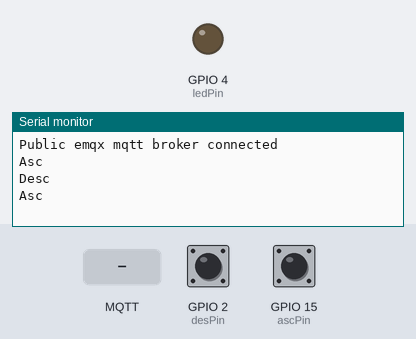
The sketch below on a simulated ESP32. Parts: output pins drawn as LEDs (lit = HIGH), the last lines printed to the serial monitor. The test bench sets the inputs (shaded band); at power-on: GPIO 2 (desPin) HIGH, GPIO 15 (ascPin) HIGH. WiFi joins after 1.5 s; servers stay silent unless stated; no MQTT or app messages arrive unless stated.

Above: at 2.7 s.
2.8 s: MQTT message "esp32" arrives on the first subscribed topic
At 3.57 s:
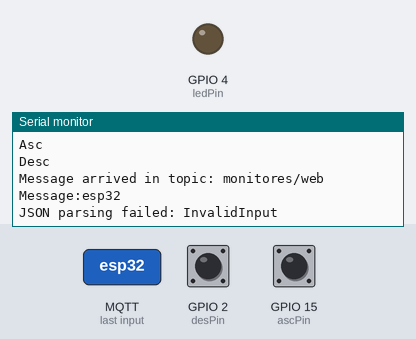
4.8 s: MQTT message "led" arrives on the first subscribed topic
At 5.38 s:
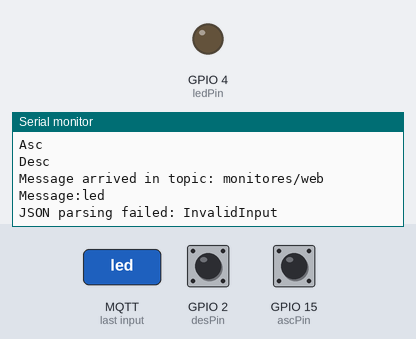
6.6 s: MQTT message "1" arrives on the first subscribed topic
At 7.18 s:
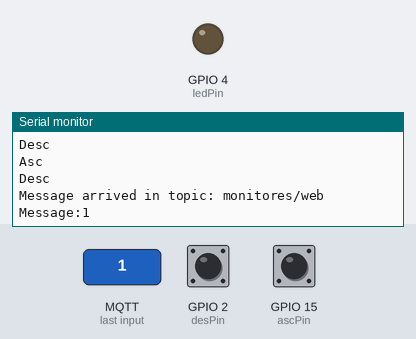

The sketch:

mqtt_test__1_.ino
```cpp
#include <WiFi.h>
#include <PubSubClient.h>
#include <WiFiClientSecure.h>
#include <ArduinoJson.h>
#include <DHT.h>

#define DHTPIN 18
#define DHTTYPE DHT11

DHT dht(DHTPIN, DHTTYPE);

#define ledPin 4
#define ascPin 15
#define desPin 2

int contador = 0;

// WiFi
const char *ssid = "W_Aula_WB11";
const char *password = "itcolima6";

// MQTT Broker
const char *mqtt_broker = "ue91a21d.ala.us-east-1.emqxsl.com"; // broker address
const char *topic = "monitores/web";                           // define topic
const char *mqtt_username = "mqtt";                            // username for authentication
const char *mqtt_password = "password";                        // password for authentication
const int mqtt_port = 8883;                                    // port of MQTT over TLS/SSL

// load DigiCert Global Root CA ca_cert
const char *ca_cert =
    "-----BEGIN CERTIFICATE-----\n"
    "MIIEqjCCA5KgAwIBAgIQAnmsRYvBskWr+YBTzSybsTANBgkqhkiG9w0BAQsFADBh\n"
    "MQswCQYDVQQGEwJVUzEVMBMGA1UEChMMRGlnaUNlcnQgSW5jMRkwFwYDVQQLExB3\n"
    "d3cuZGlnaWNlcnQuY29tMSAwHgYDVQQDExdEaWdpQ2VydCBHbG9iYWwgUm9vdCBD\n"
    "QTAeFw0xNzExMjcxMjQ2MTBaFw0yNzExMjcxMjQ2MTBaMG4xCzAJBgNVBAYTAlVT\n"
    "MRUwEwYDVQQKEwxEaWdpQ2VydCBJbmMxGTAXBgNVBAsTEHd3dy5kaWdpY2VydC5j\n"
    "b20xLTArBgNVBAMTJEVuY3J5cHRpb24gRXZlcnl3aGVyZSBEViBUTFMgQ0EgLSBH\n"
    "MTCCASIwDQYJKoZIhvcNAQEBBQADggEPADCCAQoCggEBALPeP6wkab41dyQh6mKc\n"
    "oHqt3jRIxW5MDvf9QyiOR7VfFwK656es0UFiIb74N9pRntzF1UgYzDGu3ppZVMdo\n"
    "lbxhm6dWS9OK/lFehKNT0OYI9aqk6F+U7cA6jxSC+iDBPXwdF4rs3KRyp3aQn6pj\n"
    "pp1yr7IB6Y4zv72Ee/PlZ/6rK6InC6WpK0nPVOYR7n9iDuPe1E4IxUMBH/T33+3h\n"
    "yuH3dvfgiWUOUkjdpMbyxX+XNle5uEIiyBsi4IvbcTCh8ruifCIi5mDXkZrnMT8n\n"
    "wfYCV6v6kDdXkbgGRLKsR4pucbJtbKqIkUGxuZI2t7pfewKRc5nWecvDBZf3+p1M\n"
    "pA8CAwEAAaOCAU8wggFLMB0GA1UdDgQWBBRVdE+yck/1YLpQ0dfmUVyaAYca1zAf\n"
    "BgNVHSMEGDAWgBQD3lA1VtFMu2bwo+IbG8OXsj3RVTAOBgNVHQ8BAf8EBAMCAYYw\n"
    "HQYDVR0lBBYwFAYIKwYBBQUHAwEGCCsGAQUFBwMCMBIGA1UdEwEB/wQIMAYBAf8C\n"
    "AQAwNAYIKwYBBQUHAQEEKDAmMCQGCCsGAQUFBzABhhhodHRwOi8vb2NzcC5kaWdp\n"
    "Y2VydC5jb20wQgYDVR0fBDswOTA3oDWgM4YxaHR0cDovL2NybDMuZGlnaWNlcnQu\n"
    "Y29tL0RpZ2lDZXJ0R2xvYmFsUm9vdENBLmNybDBMBgNVHSAERTBDMDcGCWCGSAGG\n"
    "/WwBAjAqMCgGCCsGAQUFBwIBFhxodHRwczovL3d3dy5kaWdpY2VydC5jb20vQ1BT\n"
    "MAgGBmeBDAECATANBgkqhkiG9w0BAQsFAAOCAQEAK3Gp6/aGq7aBZsxf/oQ+TD/B\n"
    "SwW3AU4ETK+GQf2kFzYZkby5SFrHdPomunx2HBzViUchGoofGgg7gHW0W3MlQAXW\n"
    "M0r5LUvStcr82QDWYNPaUy4taCQmyaJ+VB+6wxHstSigOlSNF2a6vg4rgexixeiV\n"
    "4YSB03Yqp2t3TeZHM9ESfkus74nQyW7pRGezj+TC44xCagCQQOzzNmzEAP2SnCrJ\n"
    "sNE2DpRVMnL8J6xBRdjmOsC3N6cQuKuRXbzByVBjCqAA8t1L0I+9wXJerLPyErjy\n"
    "rMKWaBFLmfK/AHNF4ZihwPGOc7w6UHczBZXH5RFzJNnww+WnKuTPI0HfnVH8lg==\n"
    "-----END CERTIFICATE-----\n";

// init secure wifi client
WiFiClientSecure espClient;
// use wifi client to init mqtt client
PubSubClient client(espClient);

void setup()
{
  // Set software serial baud to 115200;
  Serial.begin(115200);

  dht.begin();

  // connecting to a WiFi network
  WiFi.begin(ssid, password);
  while (WiFi.status() != WL_CONNECTED)
  {
    delay(500);
    Serial.println("Connecting to WiFi..");
  }
  Serial.println("Connected to the WiFi network");

  // set root ca cert
  espClient.setCACert(ca_cert);
  // connecting to a mqtt broker
  client.setServer(mqtt_broker, mqtt_port);
  client.setCallback(callback);

  while (!client.connected())
  {
    String client_id = "esp32-client-";
    client_id += String(WiFi.macAddress());
    Serial.printf("The client %s connects to the public mqtt broker\n", client_id.c_str());
    if (client.connect(client_id.c_str(), mqtt_username, mqtt_password))
    {
      Serial.println("Public emqx mqtt broker connected");
    }
    else
    {
      Serial.print("Failed to connect to MQTT broker, rc=");
      Serial.print(client.state());
      Serial.println("Retrying in 5 seconds.");
      delay(5000);
    }
  }
  // publish and subscribe
  client.publish(topic, "Hi EMQX I'm ESP32 ^^"); // publish to the topic
  client.subscribe(topic);                       // subscribe from the topic

  pinMode(ledPin, OUTPUT);
  pinMode(ascPin, INPUT_PULLUP);
  pinMode(desPin, INPUT_PULLUP);
}

void callback(char *topic, byte *payload, unsigned int length)
{
  Serial.print("Message arrived in topic: ");
  Serial.println(topic);
  Serial.print("Message:");
  for (int i = 0; i < length; i++)
  {
    Serial.print((char)payload[i]);
  }
  Serial.println();

  // Create a dynamic JSON document based on the payload size
  DynamicJsonDocument jsonDocument(1024);

  // Parse the JSON payload
  DeserializationError error = deserializeJson(jsonDocument, payload, length);

  if (error)
  {
    Serial.print("JSON parsing failed: ");
    Serial.println(error.c_str());
    return;
  }

  // Check if the "led" key is present in the JSON
  if (jsonDocument["to"] == "esp32" && jsonDocument["action"] == "led")
  {
    int ledValue = jsonDocument["data"]["state"].as<int>();

    // Do something with the "led" value, e.g., turn on or off an LED
    if (ledValue == 1)
    {
      // Turn on the LED
      digitalWrite(ledPin, HIGH);
      Serial.println("LED is ON");
    }
    else if (ledValue == 0)
    {
      // Turn off the LED
      digitalWrite(ledPin, LOW);
      Serial.println("LED is OFF");
    }
    else
    {
      Serial.println("Invalid 'led' value. Expected 0 or 1.");
    }
  }

}

void reconnect()
{
  while (!client.connected())
  {
    Serial.println("Reconnecting to MQTT broker...");
    String client_id = "esp8266-client-";
    client_id += String(WiFi.macAddress());
    if (client.connect(client_id.c_str(), mqtt_username, mqtt_password))
    {
      Serial.println("Reconnected to MQTT broker.");
      client.subscribe(topic);
    }
    else
    {
      Serial.print("Failed to reconnect to MQTT broker, rc=");
      Serial.print(client.state());
      Serial.println("Retrying in 5 seconds.");
      delay(5000);
    }
  }
}

unsigned long lastTempHumdSendTime = 0;
const unsigned long tempHumdSendInterval = 30000;

void loop()
{
  if (!client.connected())
  {
    reconnect();
  }
  client.loop();

  if (digitalRead(ascPin) == HIGH)
  {
    contador++;
    // Crear un objeto JSON para el mensaje
    StaticJsonDocument<100> jsonMessage;
    jsonMessage["from"] = "esp32";
    jsonMessage["to"] = "broadcast";
    jsonMessage["action"] = "UPDATE_COUNTER";
    jsonMessage["value"] = contador;

    char buffer[100];
    serializeJson(jsonMessage, buffer);
    client.publish(topic, buffer); // publicar el objeto JSON
    delay(300);
    Serial.println("Asc");
  }

  if (digitalRead(desPin) == HIGH)
  {
    contador--;
    // Crear un objeto JSON para el mensaje
    StaticJsonDocument<100> jsonMessage;
    jsonMessage["from"] = "esp32";
    jsonMessage["to"] = "broadcast";
    jsonMessage["action"] = "UPDATE_COUNTER";
    jsonMessage["value"] = contador;

    char buffer[100];
    serializeJson(jsonMessage, buffer);
    client.publish(topic, buffer); // publicar el objeto JSON
    delay(300);
    Serial.println("Desc");
  }

  // Verificar el intervalo de envío de temperatura y humedad
  unsigned long currentTime = millis();
  if (currentTime - lastTempHumdSendTime >= tempHumdSendInterval)
  {
    float temperature = dht.readTemperature();
    float humidity = dht.readHumidity();

    if (!isnan(temperature) && !isnan(humidity))
    {
      // Crear un objeto JSON para los datos de temperatura y humedad
      StaticJsonDocument<200> jsonData;
      jsonData["from"] = "esp32";
      jsonData["to"] = "server";
      jsonData["action"] = "SEND_DATA";
      JsonObject data = jsonData.createNestedObject("data");
      data["temperature"] = temperature;
      data["humidity"] = humidity;

      char buffer[200];
      serializeJson(jsonData, buffer);
      client.publish(topic, buffer); // publicar el objeto JSON
      jsonData["to"] = "web";
      serializeJson(jsonData, buffer);
      client.publish(topic, buffer); // publicar el objeto JSON
    }

    // Actualizar el tiempo de envío
    lastTempHumdSendTime = currentTime;
  }
}
```

Measured:
- after the input at 2.8 s, the serial monitor: prints a new line after 0.56 s (image 1)
- after the input at 4.8 s, the serial monitor: prints a new line after 0.37 s (image 2)
- after the input at 6.6 s, the serial monitor: prints a new line after 0.38 s (image 3)
